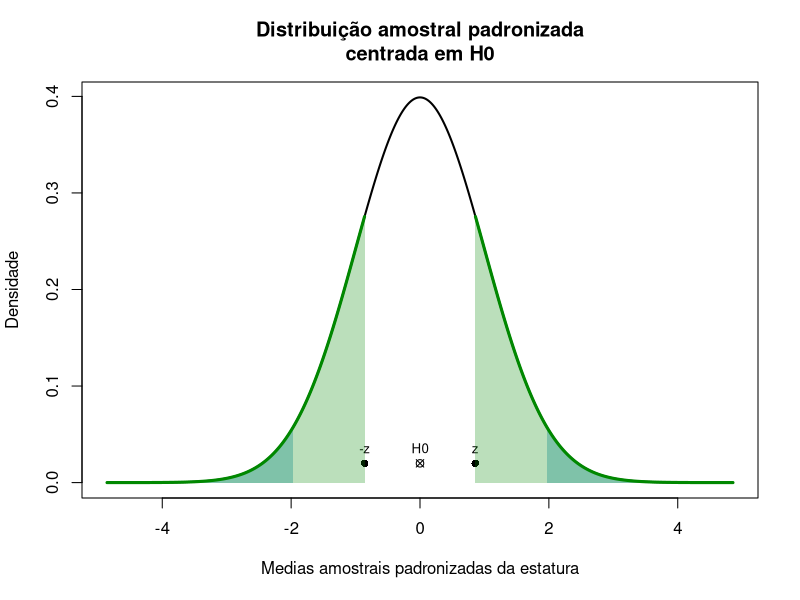

Reproduce this figure in R.
mu <- 173
sigma <- 7
alfa <- 0.05

estatura <- c(169, 174, 175, 186)

# estatistica
n <- length(estatura)
media <- mean(estatura)
ep <- sigma / sqrt(n)
z <- (media-mu)/ep

# normal padronizada da populacao
range <- (max(4,abs(z)+4))
xpopp <- seq(-range, range, length.out=1000)
ypopp <- dnorm(xpopp, mean=0, sd=1)
xmin <- min(xpopp)
xmax <- max(xpopp)
ymin <- min(ypopp)
ymax <- max(ypopp)
plot(xpopp, ypopp, 
     main="Distribuição amostral padronizada\ncentrada em H0",
     xlab="Medias amostrais padronizadas da estatura",
     ylab="Densidade",
     xlim=c(xmin,xmax),
     ylim=c(ymin,ymax),
     type="l",
     lwd=2, col="black")
# hachura das caudas
z25 <- abs(qnorm(p=alfa/2, mean=0, sd=1)) # |z| em 2.5%
N95 = round(c(-z25, z25),2)
xesq <- xpopp[which(xpopp<=N95[1])]
yesq <- ypopp[which(xpopp<=N95[1])]
xesq <- c(min(xesq),xesq,max(xesq))
yesq <- c(   0     ,yesq,   0     )
polygon(xesq,yesq,border=NA,col="lightblue")
xdir <- xpopp[which(xpopp>=N95[2])]
ydir <- ypopp[which(xpopp>=N95[2])]
xdir <- c(min(xdir),xdir,max(xdir))
ydir <- c(   0     ,ydir,   0     )
polygon(xdir,ydir,border=NA,col="lightblue")
# H0
points(0,ymax/20,pch=13)
text(0,ymax/20,"H0",pos=3,cex=0.8)
# media amostral
points(z,ymax/20,pch=16)
text(z,ymax/20,"z",pos=3,cex=0.8)
points(-z,ymax/20,pch=16)
text(-z,ymax/20,"-z",pos=3,cex=0.8)

# hachura das area alem da media sob H0
xesq <- xpopp[which(xpopp<=-abs(z))]
yesq <- ypopp[which(xpopp<=-abs(z))]
lines(xesq,yesq,lwd=3,col="#008800")
xesq <- c(min(xesq),xesq,max(xesq))
yesq <- c(   0     ,yesq,   0     )
polygon(xesq,yesq,border=NA,col="#00880044")
xdir <- xpopp[which(xpopp>=abs(z))]
ydir <- ypopp[which(xpopp>=abs(z))]
lines(xdir,ydir,lwd=3,col="#008800")
xdir <- c(min(xdir),xdir,max(xdir))
ydir <- c(   0     ,ydir,   0     )
polygon(xdir,ydir,border=NA,col="#00880044")

